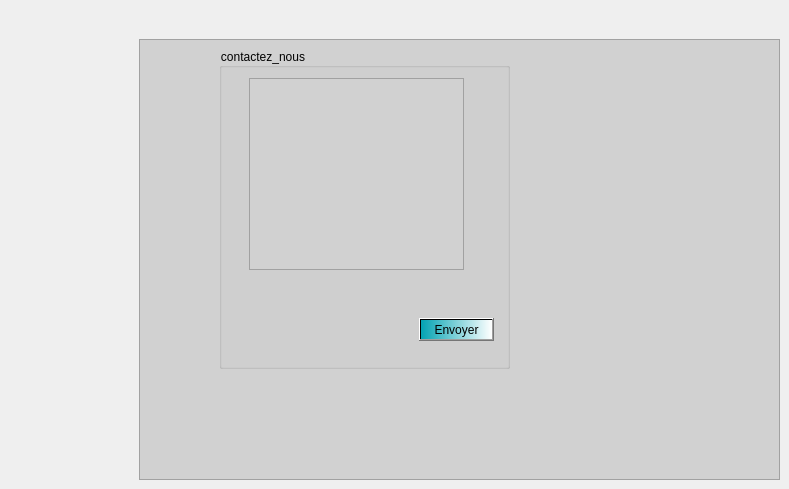
      <widget class="QWidget" name="page_2">
       <widget class="QFrame" name="frame_5">
        <property name="geometry">
         <rect>
          <x>139</x>
          <y>39</y>
          <width>641</width>
          <height>441</height>
         </rect>
        </property>
        <property name="styleSheet">
         <string notr="true">background-color: rgb(209, 209, 209);</string>
        </property>
        <property name="frameShape">
         <enum>QFrame::StyledPanel</enum>
        </property>
        <property name="frameShadow">
         <enum>QFrame::Raised</enum>
        </property>
        <widget class="QGroupBox" name="groupBox_19">
         <property name="geometry">
          <rect>
           <x>80</x>
           <y>9</y>
           <width>291</width>
           <height>321</height>
          </rect>
         </property>
         <property name="title">
          <string>contactez_nous</string>
         </property>
         <widget class="QPlainTextEdit" name="plainTextEdit_probleme">
          <property name="geometry">
           <rect>
            <x>30</x>
            <y>30</y>
            <width>215</width>
            <height>192</height>
           </rect>
          </property>
         </widget>
         <widget class="QPushButton" name="contacteznous">
          <property name="geometry">
           <rect>
            <x>200</x>
            <y>270</y>
            <width>75</width>
            <height>23</height>
           </rect>
          </property>
          <property name="styleSheet">
           <string notr="true">background-color: qlineargradient(spread:repeat, x1:0, y1:0, x2:1, y2:0, stop:0 rgba(3, 163, 179, 255), stop:1 rgba(255, 255, 255, 255));</string>
          </property>
          <property name="text">
           <string>Envoyer</string>
          </property>
         </widget>
        </widget>
       </widget>
      </widget>
